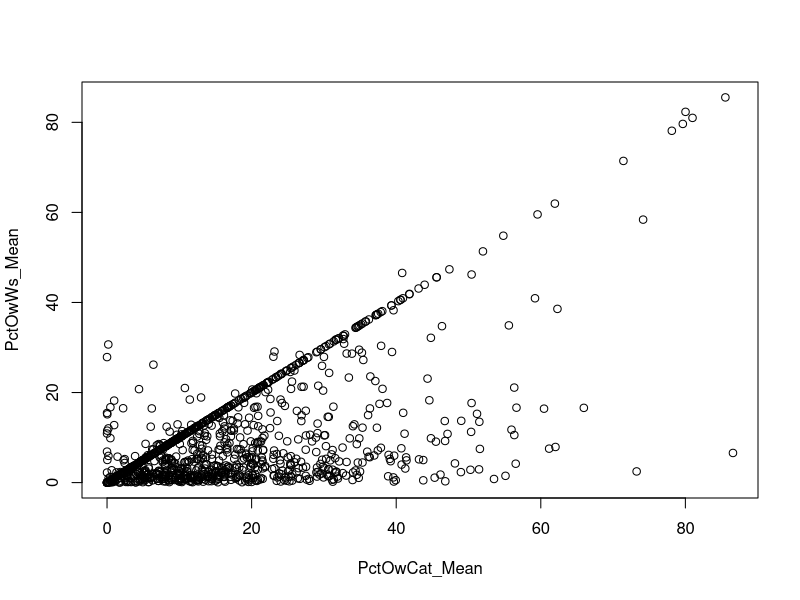
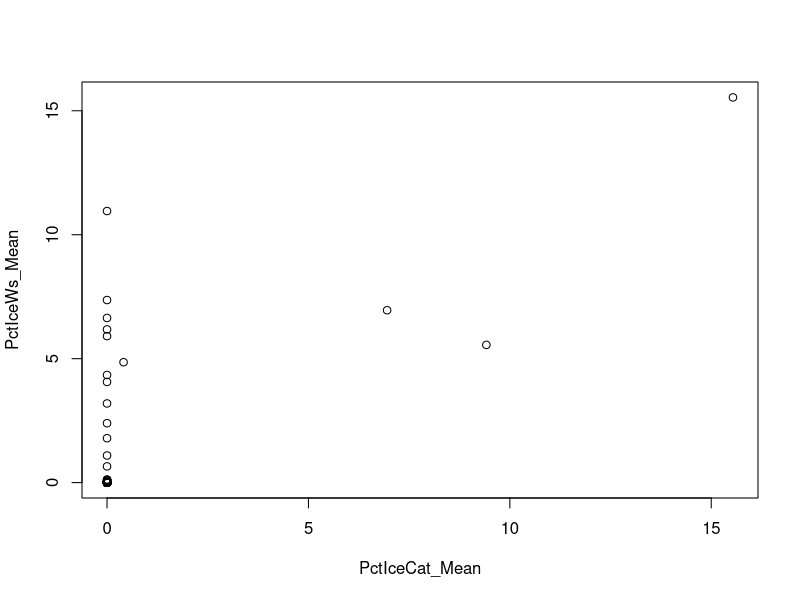
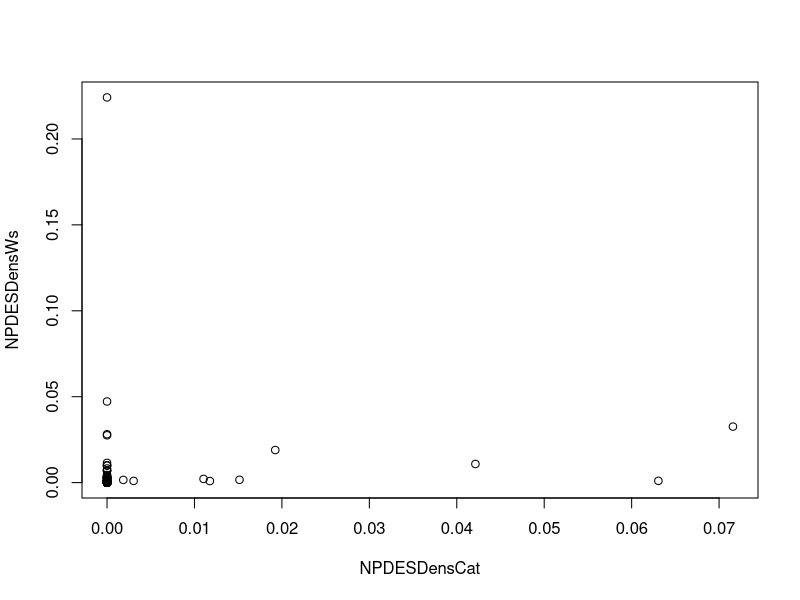

Source code (R) for these figures, in order:
library(tidyverse)
library(readxl)
library(stringr)

# o	Implement both random forest and elastic net analyses for THg and %MeHg
#   	Identify optimal predictor subsets and relative importance
#   	Assess predictive ability of reduced models
#   	Quantify/visualize predictor-response relationships and interactions
# o	Implement similar analysis for Hg isotopes
#   	Identify optimal predictor subsets for multivariate isotope response
#   	Understand influence/importance of predictors on each individual isotope


# R: randomForest, cforest, randomForestSRC for MVRF
# permimp 

# R: glmnet

# MV:	Identify which/how variable importance metrics will work with the multivariate approaches. Will likely want some aggregate measure of importance across all responses, as well as importance/influence of predictors on each individual response.
# Correlated predictors - functions for permuting groups of correlated preds, or conditional var impt (permimp)

# All lakes and data combined - 1268
# Data_ALL <- read_csv("Formatted_Data/AllLakes_AllVariables_final_2022-09-28.csv")


# All lakes in both sets - 1112
Data <- read_csv("Formatted_Data/LakesInLakeCatAndNARS_AllVariables_final_2022-09-28.csv")



# Acidity condition class marked both for removal and THg predictor - marked as ID to retain for info
# Note to use pH_result for isotope model pH



var_list <- read_excel("Tables/Variable_summary_LakesInBoth_AllVariables_113022.xlsx")
var_list <- var_list[,c(1:15,17)] %>% dplyr::select(-Remove)
names(var_list)

ID_vars <- var_list %>% filter(!is.na(ID))
Resp_vars <- var_list %>% filter(!is.na(Response_var))
THg_preds <- var_list %>% filter(!is.na(THG_predictor))
Extra_Iso_preds <- var_list %>% filter(!is.na(Iso_pred))
Remove_vars <-  var_list %>% filter(!is.na(Ryan_remove))

# Check all variables fall into one category
var_list %>% filter(is.na(ID)&is.na(Response_var)&is.na(THG_predictor)&is.na(Iso_pred)&is.na(Ryan_remove))
  


# Average historical data <= 2012
NonCombine_preds <- THg_preds %>% filter(is.na(Combine_Code))

Combine_preds <- THg_preds %>% filter(!is.na(Combine_Code))
length(unique(Combine_preds$Combine_Code)) # 37 predictors to combine

# New variable name will be the Variable name with year removed (all cases are combining multiple years)
Combine_preds$New_Variable <- paste0(gsub('[0-9]+', '', Combine_preds$Variable), "_Mean")
paste0(gsub('[0-9]+', '', Combine_preds$Variable), "_Mean")

# Add new aggregated variables to Data
newvars <- unique(Combine_preds$New_Variable)
for (i in 1:length(newvars)){
  combine_cols_i <- Combine_preds %>% filter(New_Variable==newvars[i]) %>% pull(Variable)
  
  dat_i <- Data %>% dplyr::select(combine_cols_i)
  
  Data[paste0(newvars[i])] <- rowMeans(dat_i, na.rm=TRUE)
  
}


NewCombined_preds <- Combine_preds
NewCombined_preds$Variable <- NewCombined_preds$New_Variable 
NewCombined_preds <- NewCombined_preds %>% dplyr::select(-New_Variable)
NewCombined_preds <- NewCombined_preds[!duplicated(NewCombined_preds$Variable),]

NewCombined_preds$Definition <- paste0("Multi-Year Mean (disregard year in following description): ", NewCombined_preds$Definition)


New_THg_preds <- rbind(NonCombine_preds, NewCombined_preds) # 194 - 75 fewer preds now




# Actually maybe need step here to add together predictors a priori

# Extra predictors to create by summing

# Land use predictors
# Forest = Deciduous + Evergreen + Mixed
# Wetlands = Woody wetlands + emergent herbaceous wetlands
# Low development = Urban open + Urban low
# High development = Urban med + Urban high

# Just create these on the fly in code and replace rows in variable data frame with summed versions

# NLCD_preds <- New_THg_preds %>% filter( str_detect(New_THg_preds$Definition, "NLCD") )


# High/Low Development
dat_devlowC <- Data %>% dplyr::select(PctUrbLoCat_Mean, PctUrbOpCat_Mean)
dat_devhighC <- Data %>% dplyr::select(PctUrbHiCat_Mean,  PctUrbMdCat_Mean)

Data$SumDevelopedLowCat <- rowSums(dat_devlowC, na.rm=FALSE) 
Data$SumDevelopedHighCat <- rowSums(dat_devhighC, na.rm=FALSE) 

dat_devlowW <- Data %>% dplyr::select(PctUrbLoWs_Mean, PctUrbOpWs_Mean)
dat_devhighW <- Data %>% dplyr::select(PctUrbHiWs_Mean,  PctUrbMdWs_Mean)

Data$SumDevelopedLowWs <- rowSums(dat_devlowW, na.rm=FALSE) 
Data$SumDevelopedHighWs <- rowSums(dat_devhighW, na.rm=FALSE) 

# Remove PctUrbOpCat_Mean, PctUrbOpWs_Mean
New_THg_preds <- New_THg_preds %>% filter(!Variable %in% c("PctUrbOpCat_Mean", "PctUrbOpWs_Mean"))

# Replace PctUrbLoCat_Mean  with SumDevelopedLowCat
New_THg_preds$Variable[New_THg_preds$Variable=="PctUrbLoCat_Mean"] <- "SumDevelopedLowCat"
New_THg_preds$Definition[New_THg_preds$Variable=="SumDevelopedLowCat"] <- "Sum of PctUrbOpCat_Mean and PctUrbLoCat_Mean (NLCD means)"
New_THg_preds$`Original Variable Name`[New_THg_preds$Variable=="SumDevelopedLowCat"] <- NA

# Replace PctUrbLoWs_Mean  with SumDevelopedLowWs
New_THg_preds$Variable[New_THg_preds$Variable=="PctUrbLoWs_Mean"] <- "SumDevelopedLowWs"
New_THg_preds$Definition[New_THg_preds$Variable=="SumDevelopedLowWs"] <- "Sum of PctUrbOpWs_Mean and PctUrbLoWs_Mean (NLCD means)"
New_THg_preds$`Original Variable Name`[New_THg_preds$Variable=="SumDevelopedLowWs"] <- NA

# Remove PctUrbMdCat_Mean, PctUrbMdWs_Mean
New_THg_preds <- New_THg_preds %>% filter(!Variable %in% c("PctUrbMdCat_Mean", "PctUrbMdWs_Mean"))

# Replace PctUrbHiCat_Mean  with SumDevelopedHighCat
New_THg_preds$Variable[New_THg_preds$Variable=="PctUrbHiCat_Mean"] <- "SumDevelopedHighCat"
New_THg_preds$Definition[New_THg_preds$Variable=="SumDevelopedHighCat"] <- "Sum of PctUrbMdCat_Mean and PctUrbHiCat_Mean (NLCD means)"
New_THg_preds$`Original Variable Name`[New_THg_preds$Variable=="SumDevelopedHighCat"] <- NA

# Replace PctUrbHiWs_Mean  with SumDevelopedHighWs
New_THg_preds$Variable[New_THg_preds$Variable=="PctUrbHiWs_Mean"] <- "SumDevelopedHighWs"
New_THg_preds$Definition[New_THg_preds$Variable=="SumDevelopedHighWs"] <- "Sum of PctUrbMdWs_Mean and PctUrbHiWs_Mean (NLCD means)"
New_THg_preds$`Original Variable Name`[New_THg_preds$Variable=="SumDevelopedHighWs"] <- NA




# Forests
dat_forC <- Data %>% dplyr::select(PctConifCat_Mean, PctDecidCat_Mean, PctMxFstCat_Mean)
Data$SumForestCat <- rowSums(dat_forC, na.rm=FALSE)    # replace other forest variables

dat_forW <- Data %>% dplyr::select(PctConifWs_Mean, PctDecidWs_Mean, PctMxFstWs_Mean)
Data$SumForestWs <- rowSums(dat_forW, na.rm=FALSE)    # replace other forest variables


# Remove PctDecidCat_Mean, PctDecidWs_Mean, PctMxFstCat_Mean, PctMxFstWs_Mean
New_THg_preds <- New_THg_preds %>% filter(!Variable %in% c("PctDecidCat_Mean", "PctDecidWs_Mean", "PctMxFstCat_Mean", "PctMxFstWs_Mean"))

# Replace PctConifCat_Mean  with SumForestCat
New_THg_preds$Variable[New_THg_preds$Variable=="PctConifCat_Mean"] <- "SumForestCat"
New_THg_preds$Definition[New_THg_preds$Variable=="SumForestCat"] <- "Sum of PctConifCat_Mean, PctDecidCat_Mean, and PctMxFstCat_Mean (NLCD means)"
New_THg_preds$`Original Variable Name`[New_THg_preds$Variable=="SumForestCat"] <- NA

# Replace PctConifWs_Mean  with SumForestWs
New_THg_preds$Variable[New_THg_preds$Variable=="PctConifWs_Mean"] <- "SumForestWs"
New_THg_preds$Definition[New_THg_preds$Variable=="SumForestWs"] <- "Sum of PctConifWs_Mean, PctDecidWs_Mean, and PctMxFstWs_Mean (NLCD means)"
New_THg_preds$`Original Variable Name`[New_THg_preds$Variable=="SumForestWs"] <- NA




# Wetlands
dat_wetlandC <- Data %>% dplyr::select(PctHbWetCat_Mean, PctWdWetCat_Mean)
Data$SumWetlandsCat <- rowSums(dat_wetlandC, na.rm=FALSE)  # replace other wetland  variables

dat_wetlandW <- Data %>% dplyr::select(PctHbWetWs_Mean, PctWdWetWs_Mean)
Data$SumWetlandsWs <- rowSums(dat_wetlandW, na.rm=FALSE)  # replace other wetland  variables

# Remove PctWdWetCat_Mean, PctWdWetWs_Mean
New_THg_preds <- New_THg_preds %>% filter(!Variable %in% c("PctWdWetCat_Mean", "PctWdWetWs_Mean"))

# Replace PctHbWetCat_Mean  with SumWetlandsCat
New_THg_preds$Variable[New_THg_preds$Variable=="PctHbWetCat_Mean"] <- "SumWetlandsCat"
New_THg_preds$Definition[New_THg_preds$Variable=="SumWetlandsCat"] <- "Sum of PctHbWetCat_Mean and PctWdWetCat_Mean (NLCD means)"
New_THg_preds$`Original Variable Name`[New_THg_preds$Variable=="SumWetlandsCat"] <- NA

# Replace PctHbWetWs_Mean  with SumWetlandsWs
New_THg_preds$Variable[New_THg_preds$Variable=="PctHbWetWs_Mean"] <- "SumWetlandsWs"
New_THg_preds$Definition[New_THg_preds$Variable=="SumWetlandsWs"] <- "Sum of PctHbWetWs_Mean and PctWdWetWs_Mean (NLCD means)"
New_THg_preds$`Original Variable Name`[New_THg_preds$Variable=="SumWetlandsWs"] <- NA





# Now test for correlations for catchment vs. watershed vars

CatWs_preds <- New_THg_preds %>% filter(!is.na(Both_Cat_Ws))  %>% arrange(Both_Cat_Ws) # 126
NonCatWs_preds <- New_THg_preds %>% filter(is.na(Both_Cat_Ws)) # 58


# Test correlations and remove Ws predictors if correlated
bothvars <- unique(CatWs_preds$Both_Cat_Ws)

Rm_Ws_Vars <- NA
CatWs_preds_Filt <- CatWs_preds

for (i in 1:length(bothvars)){
  both_cols_i <- CatWs_preds %>% filter(Both_Cat_Ws==bothvars[i]) %>% pull(Variable)
  both_cols_i <- sort(both_cols_i)
  
  dat_i <- Data %>% dplyr::select(all_of(both_cols_i))
  
  cor_i <- cor(dat_i, use = "complete.obs")[1,2]
  
  if(cor_i > .7){
    Rm_Ws_Vars <- c(Rm_Ws_Vars, both_cols_i[2])
    CatWs_preds_Filt <- CatWs_preds_Filt %>% filter(!Variable==both_cols_i[2])
  }
  
}

      
CatWs_preds_Filt$Variable

Retained_Ws <- CatWs_preds_Filt %>% filter( str_detect(CatWs_preds_Filt$Variable, "Ws") ) # only 3



plot(PctOwWs_Mean ~ PctOwCat_Mean, data= Data)
plot(PctIceWs_Mean   ~ PctIceCat_Mean , data= Data)
plot(NPDESDensWs  ~ NPDESDensCat, data= Data)



# Final predictor set:
Final_THg_preds <- rbind(NonCatWs_preds, CatWs_preds_Filt) # 127
write.csv(Final_THg_preds, paste0("Tables/Final_THg_preds_",Sys.Date(),".csv"), row.names = F)


# Write data with newly created predictors
write.csv(Data, paste0("Formatted_Data/LakesInLakeCatAndNARS_AllVariables_final_ADDNEWVARS_",Sys.Date(),".csv"), row.names = F)
